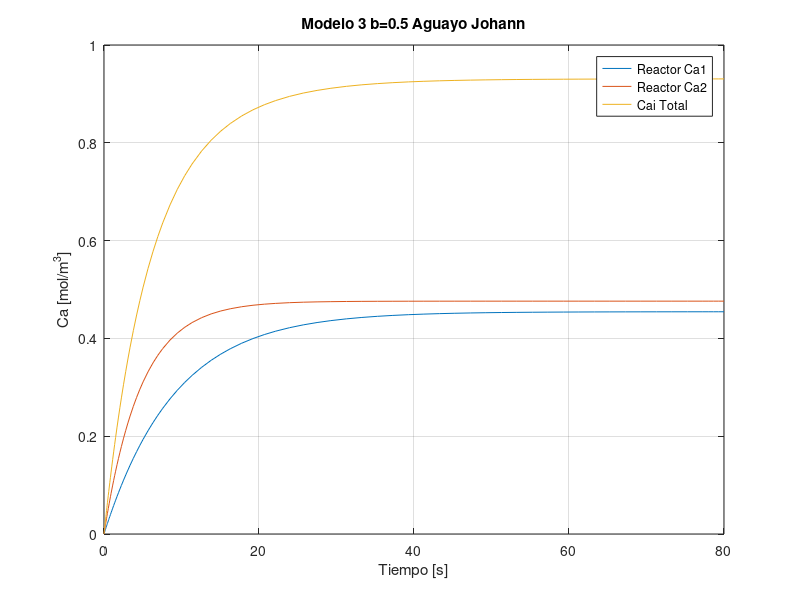

This figure's MATLAB source:
%Tarea 1 modelo 2 control de procesos
%Reactores en serie con mismo volumen y flujo ctte
function Reactor_en_serie_3
clear
clc
[T,y]=ode45(@modelo_3,[0,80],[0,0,0]);
y
%datos
plot(T,y)
title("Modelo 3 b=0.5 Aguayo Johann")
ylabel("Ca [mol/m^3]"),xlabel("Tiempo [s]");
grid
legend("Reactor Ca1","Reactor Ca2","Cai Total")
end
function dydT=modelo_3(T,y)
%datos
Ca1 = y(1);
Ca2 = y(2);
F = 0.008; %m^3/s
v1 = 0.04; %m^3
v2 = 0.02; %m^3
k = 0.01; %1/s
Cao = 0.5; %mol/m^3
b = 0.5;
%Ecuacion de diseño CSTR
dydT(1)=(((1-b)*F*Cao)/v1)-(((1-b)*F*Ca1)/v1)-(k*Ca1);

dydT(2)=((b*F*Cao)/v2)-((b*F*Ca2)/v2)-(k*Ca2);

dydT(3)= dydT(1) + dydT(2);

dydT=dydT';
end
